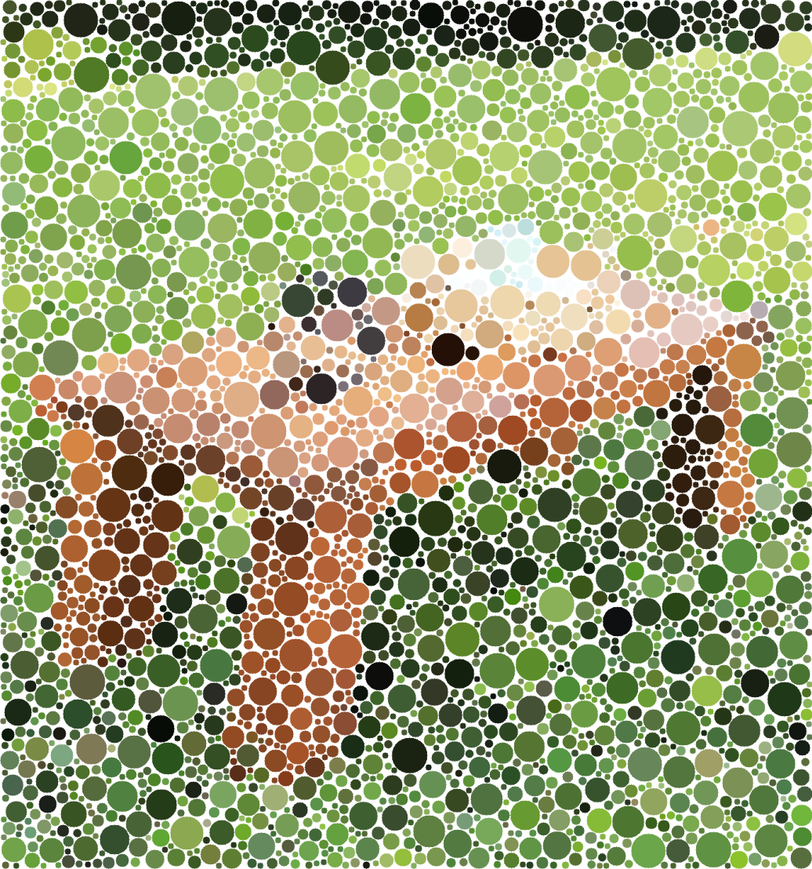
#> input picture output/circle_packed.png, 812 x 869 px, shrunk from 1036 x 1108 before the run
$ python circle-packing.py   (older library calls are emulated)
#> lines starting #> are read from the running program, lines starting #| are printed output that depends on the picture
import cv2
import numpy as np
import matplotlib.pyplot as plt
from scipy.spatial import KDTree

class Circle:
    """Class representing a circle with position, radius, and color."""
    def __init__(self, x, y, r, color):
        self.x = x
        self.y = y
        self.r = r
        self.color = color  # Store the color of the pixel

def compute_image_features(image):
    """Computes local pixel density and edge strength for radius adjustment."""
    blurred = cv2.GaussianBlur(image, (15, 15), 0)
    density_map = 255 - blurred  # Inverted brightness to prioritize dark areas

    sobel_x = cv2.Sobel(image, cv2.CV_64F, 1, 0, ksize=5)
    sobel_y = cv2.Sobel(image, cv2.CV_64F, 0, 1, ksize=5)
    edge_map = cv2.magnitude(sobel_x, sobel_y)

    density_map = density_map / 255.0  # Normalize to 0-1
    edge_map = edge_map / np.max(edge_map)  # Normalize

    return density_map, edge_map

def generate_poisson_samples(image, num_samples, min_dist):
    """Generates Poisson-disc distributed points, prioritizing dark areas."""
    height, width = image.shape[:2]
    points = []
    grid_size = min_dist / np.sqrt(2)
    grid_width = max(1, int(width / grid_size))
    grid_height = max(1, int(height / grid_size))
    grid = -np.ones((grid_width, grid_height), dtype=int)

    def fits(x, y):
        """Checks if a point fits without violating min_dist."""
        gx, gy = min(grid_width - 1, max(0, int(x / grid_size))), min(grid_height - 1, max(0, int(y / grid_size)))
        for i in range(max(0, gx - 2), min(grid_width, gx + 3)):
            for j in range(max(0, gy - 2), min(grid_height, gy + 3)):
                idx = grid[i, j]
                if idx != -1:
                    px, py = points[idx]
                    if np.linalg.norm((x - px, y - py)) < min_dist:
                        return False
        return True

    sorted_pixels = sorted([(x, y, image[y, x]) for y in range(height) for x in range(width)], key=lambda p: p[2])

    for x, y, brightness in sorted_pixels[:num_samples]:
        if fits(x, y):
            points.append((x, y))
            gx, gy = min(grid_width - 1, max(0, int(x / grid_size))), min(grid_height - 1, max(0, int(y / grid_size)))
            grid[gx, gy] = len(points) - 1

    return points

def process_image(image_path, num_circles=1000):
    """Loads an image, converts it to grayscale, and generates circle placements."""
    original_image = cv2.imread(image_path)
    grayscale_image = cv2.cvtColor(original_image, cv2.COLOR_BGR2GRAY)

    if grayscale_image is None:
        print("Error: Could not load image.")
        return None, None

    height, width = grayscale_image.shape

    density_map, edge_map = compute_image_features(grayscale_image)

    points = generate_poisson_samples(grayscale_image, num_circles, min_dist=10)
    circles = []

    for x, y in points:
        brightness = grayscale_image[y, x]
        density = density_map[y, x]
        edge_strength = edge_map[y, x]

        radius = max(3, int(20 * density * (1 - edge_strength)))

        color = original_image[y, x].tolist()
        circles.append(Circle(x, y, radius, color))

    return original_image, circles

def get_coverage(circles, image_shape):
    """Calculates the percentage of the image covered by circles."""
    total_pixels = image_shape[0] * image_shape[1]
    covered_pixels = sum(np.pi * (c.r ** 2) for c in circles)
    return min(covered_pixels / total_pixels, 1.0)

def fill_gaps_dynamically(circles, image, max_passes=10, min_radius=10):
    """Dynamically adds circles until the image reaches 95% coverage or max passes is hit."""
    height, width = image.shape[:2]
    pass_num = 1

    while get_coverage(circles, (height, width)) < 0.95 and pass_num <= max_passes:
        print(f"Pass {pass_num}: Filling gaps with min radius {min_radius}")
        additional_circles = []

        for _ in range(len(circles) // 2):
            x, y = np.random.randint(0, width), np.random.randint(0, height)
            brightness = np.mean(image[y, x])
            radius = max(min_radius, int((255 - brightness) / 25))
            color = image[y, x].tolist()

            overlap = any(np.linalg.norm((x - c.x, y - c.y)) < radius + c.r for c in circles)
            if not overlap:
                additional_circles.append(Circle(x, y, radius, color))

        circles.extend(additional_circles)
        min_radius = max(2, min_radius // 1.5)
        pass_num += 1

def draw_circles(image, circles, output_path):
    """Draws packed circles colored based on image pixels."""
    height, width = image.shape[:2]
    packed_image = np.ones((height, width, 3), dtype=np.uint8) * 255

    for circle in circles:
        radius = int(circle.r)
        cv2.circle(packed_image, (circle.x, circle.y), radius, circle.color, -1)

    plt.imshow(cv2.cvtColor(packed_image, cv2.COLOR_BGR2RGB))
    plt.axis("off")
    plt.savefig(output_path, bbox_inches='tight', pad_inches=0, dpi=300)
    plt.show()

def main():
    image_path = input("Enter the full path to the image file: ").strip()
#> the answer given: ../output/circle_packed.png
    num_circles = int(input("Enter the number of initial circles (e.g., 1000): "))
#> the answer given: 3

    image, circles = process_image(image_path, num_circles)
#> in process_image, original_image is the input picture: shape (869, 812, 3); mean B, G, R 122.1, 165, 158.3
#> in process_image, `grayscale_image = cv2.cvtColor(original_image, cv2.COLOR_BGR2GRAY)`:
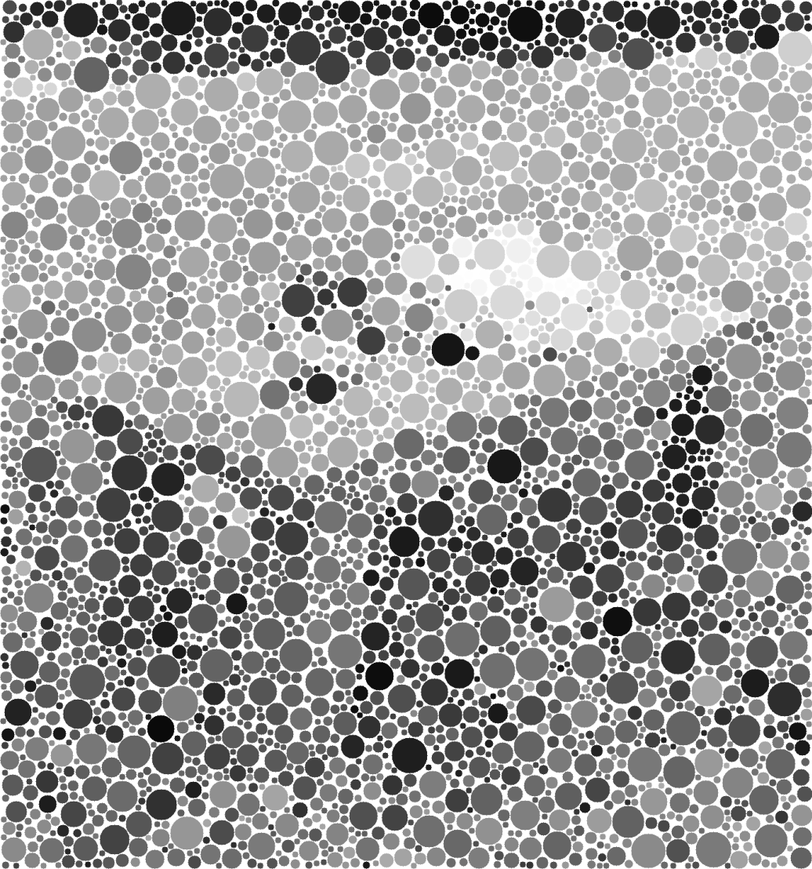
#> grayscale_image: shape (869, 812); min 0, max 255, mean 158.1
#> in compute_image_features, `blurred = cv2.GaussianBlur(image, (15, 15), 0)`:
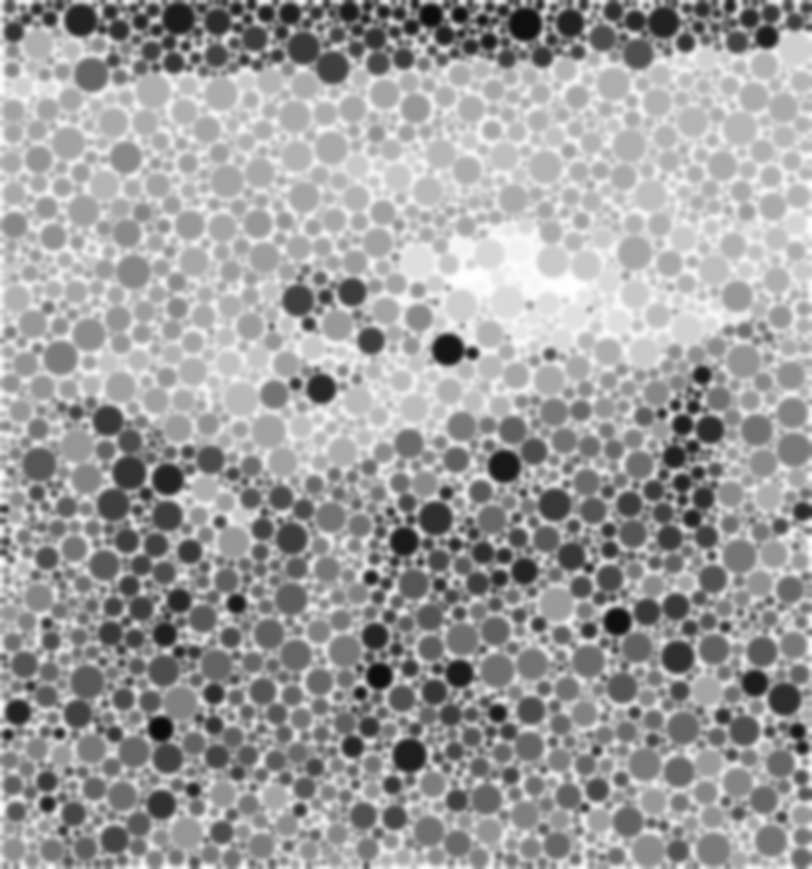
#> blurred: shape (869, 812); min 10, max 254, mean 158
#> in compute_image_features, `density_map = 255 - blurred`:
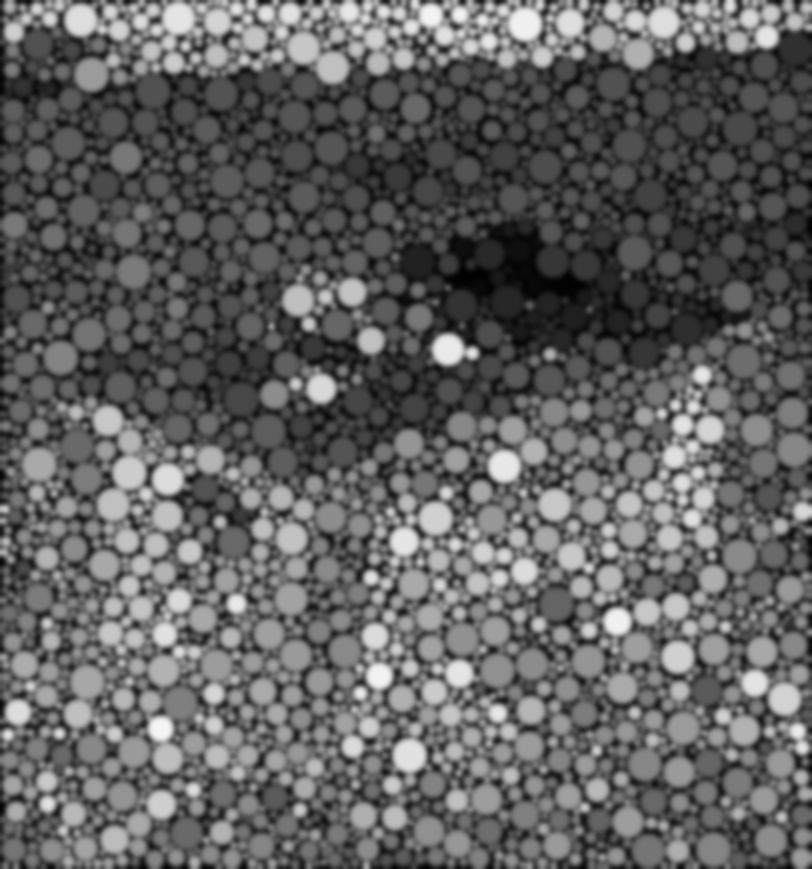
#> density_map: shape (869, 812); min 1, max 245, mean 97
#> in compute_image_features, `sobel_y = cv2.Sobel(image, cv2.CV_64F, 0, 1, ksize=5)`:
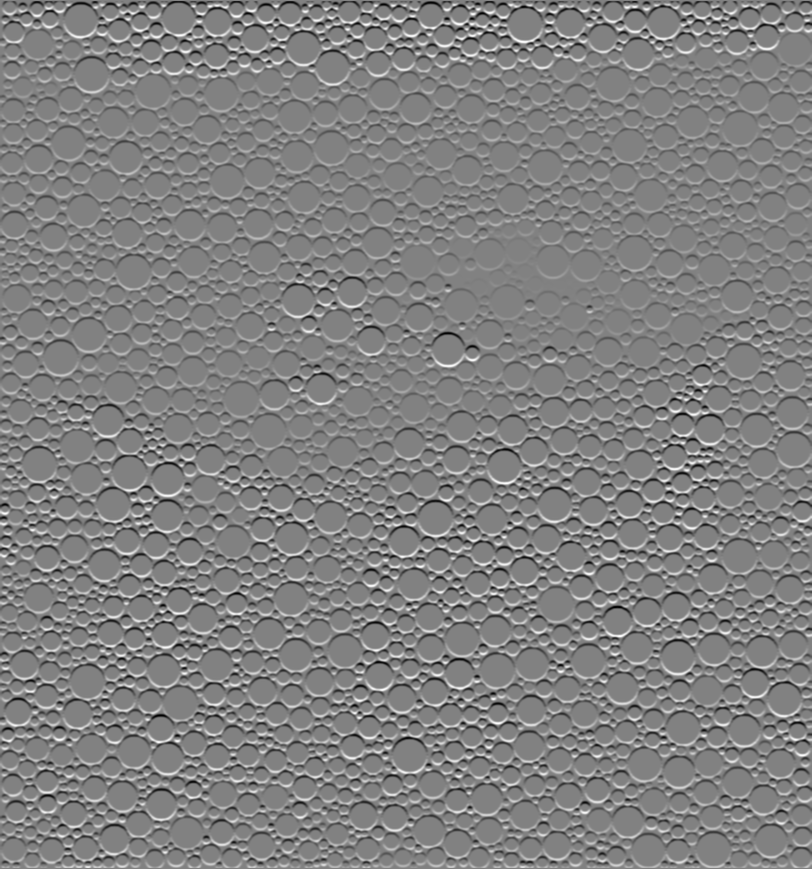
#> sobel_y: shape (869, 812) float64; min -11811, max 11430, mean 4.7; drawn with min black and max white
#> in compute_image_features, `edge_map = cv2.magnitude(sobel_x, sobel_y)`:
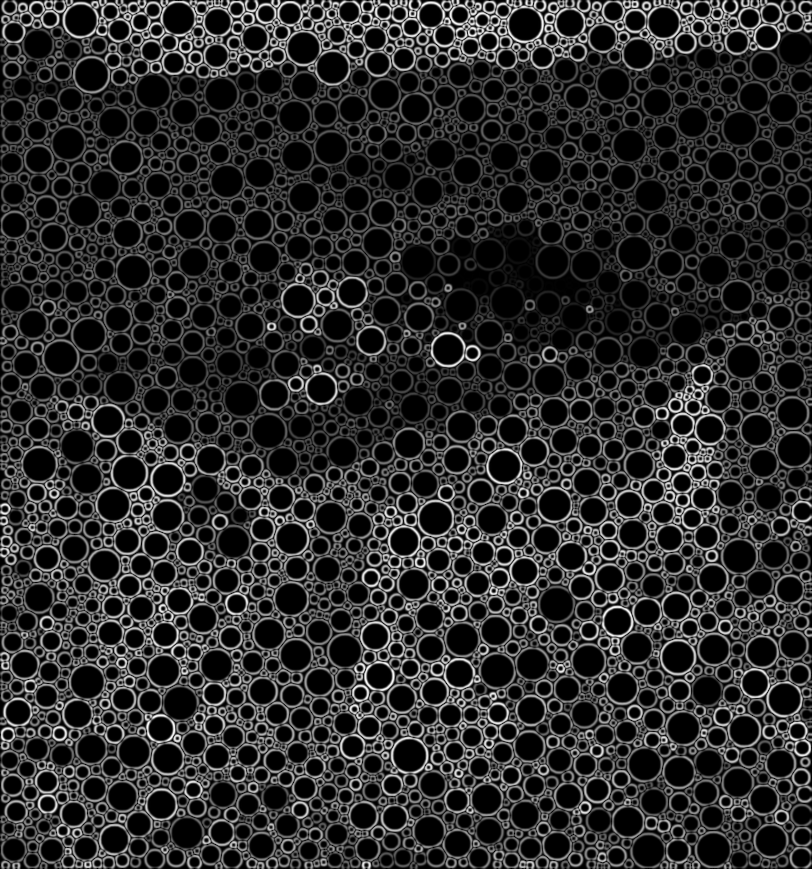
#> edge_map: shape (869, 812) float64; min 0, max 12170.3, mean 2171; drawn with min black and max white
#> in generate_poisson_samples, `sorted_pixels = sorted([(x, y, image[y, x]) for y in range(height) for..`: sorted_pixels = 705628 items
#> the loop in generate_poisson_samples, `for x, y, brightness in sorted_pixels[:num_samples]:` made 3 passes
#> x on passes 1 to 3: 364, 370, 633
#> after the loop in generate_poisson_samples, `for x, y, brightness in sorted_pixels[:num_samples]:`:
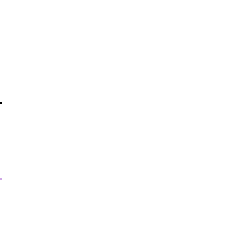
#> grid: shape (114, 122) int64 (shown 2 times larger); 3 distinct labels, from -1 to 1; one colour per label, 0 black, -1 white
#> after the loop in generate_poisson_samples, `for x, y, brightness in sorted_pixels[:num_samples]:`: points = [(364, 2), (633, 2)]
#> the loop in process_image, `for x, y in points:` made 2 passes
#> (x, y, brightness, density, edge_strength, radius) on passes 1 to 2: (364, 2, 0, 0.592, 0.704, 3), (633, 2, 0, 0.502, 0.732, 3)
#> after the loop in process_image, `for x, y in points:`: circles = 2 items
#> circles = 2 items
    if image is None or circles is None:
        print("Error in processing image. Exiting...")
        return

    fill_gaps_dynamically(circles, image, max_passes=10, min_radius=15)
#> in get_coverage, `total_pixels = image_shape[0] * image_shape[1]`: total_pixels = 705628
#> in get_coverage, `covered_pixels = sum(np.pi * (c.r ** 2) for c in circles)`: covered_pixels = 56.55
#> the loop in fill_gaps_dynamically, `while get_coverage(circles, (height, width)) < 0.95 and pass_num <= ma..` made 10 passes
#> min_radius on passes 1 to 10: 10, 6, 4, 2, 2, 2, 2, 2, 2, 2
#| Pass 1: Filling gaps with min radius 15
#| Pass 2: Filling gaps with min radius 10.0
#| Pass 3: Filling gaps with min radius 6.0
#| Pass 4: Filling gaps with min radius 4.0
#| Pass 5: Filling gaps with min radius 2
#| Pass 6: Filling gaps with min radius 2
#| Pass 7: Filling gaps with min radius 2
#| Pass 8: Filling gaps with min radius 2
#> (further printed lines are left out)
#> after the loop in fill_gaps_dynamically, `while get_coverage(circles, (height, width)) < 0.95 and pass_num <= ma..`: circles = 68 items; pass_num = 11

    output_path = "output/circle_packed.png"
    draw_circles(image, circles, output_path)
#> the loop in draw_circles, `for circle in circles:` made 68 passes
#> radius on passes 1 to 12: 3, 3, 15, 10, 6, 4, 6, 2, 2, 3, 2, 2
#> after the loop in draw_circles, `for circle in circles:`:
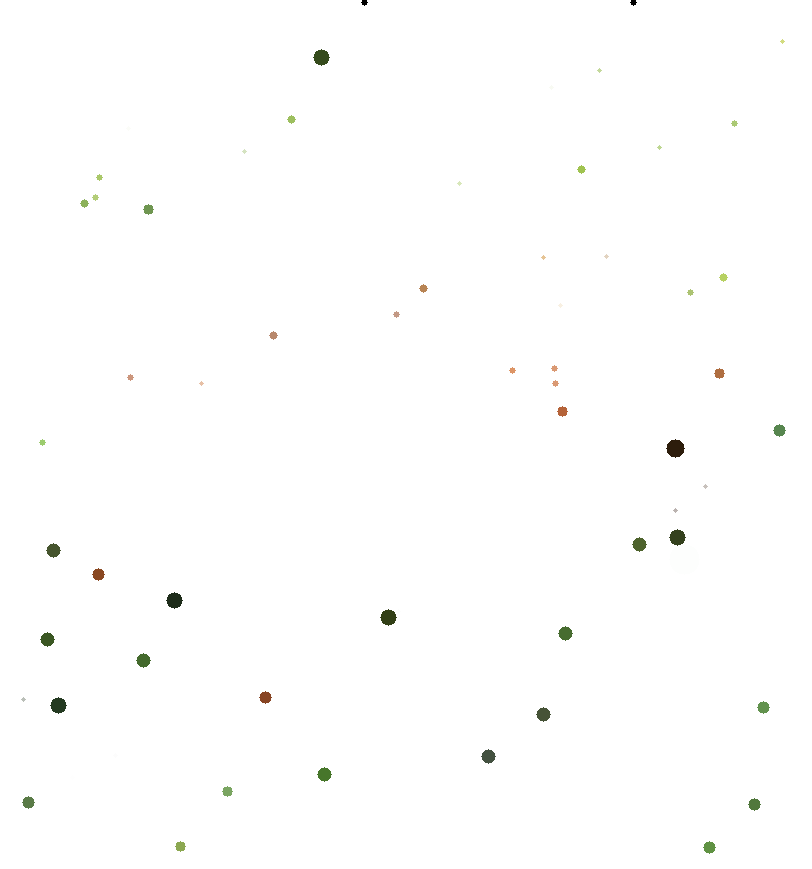
#> packed_image: shape (869, 812, 3); mean of channels 0, 1, 2 253.8, 254.1, 254; drawn as B, G, R

    print(f"Circle packed image saved to {output_path}")

if __name__ == "__main__":
    main()
